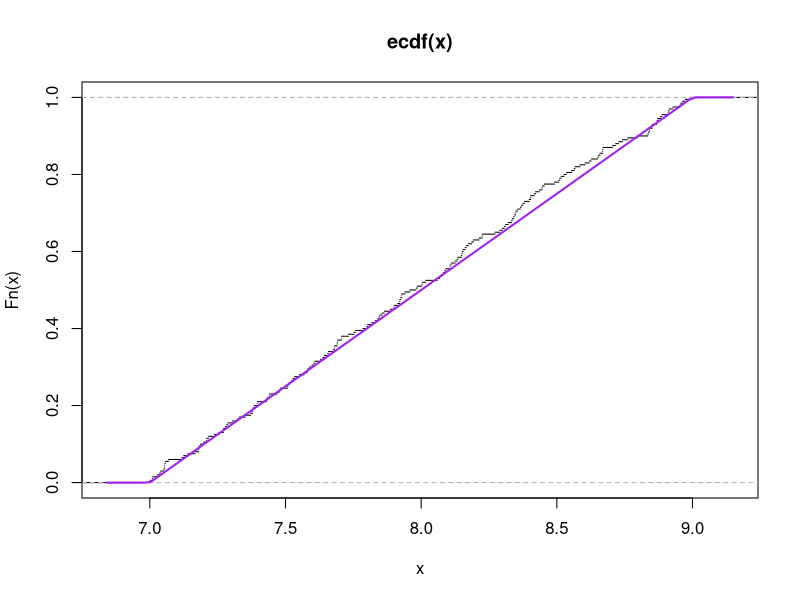

R code for this plot:
# 35
n <- 200
# n <- 1000

x <- runif(n, 7, 9)
plot.ecdf(x, do.points = FALSE)

curve(punif(x, 7, 9), add = TRUE, lwd = 2, col = "purple")
